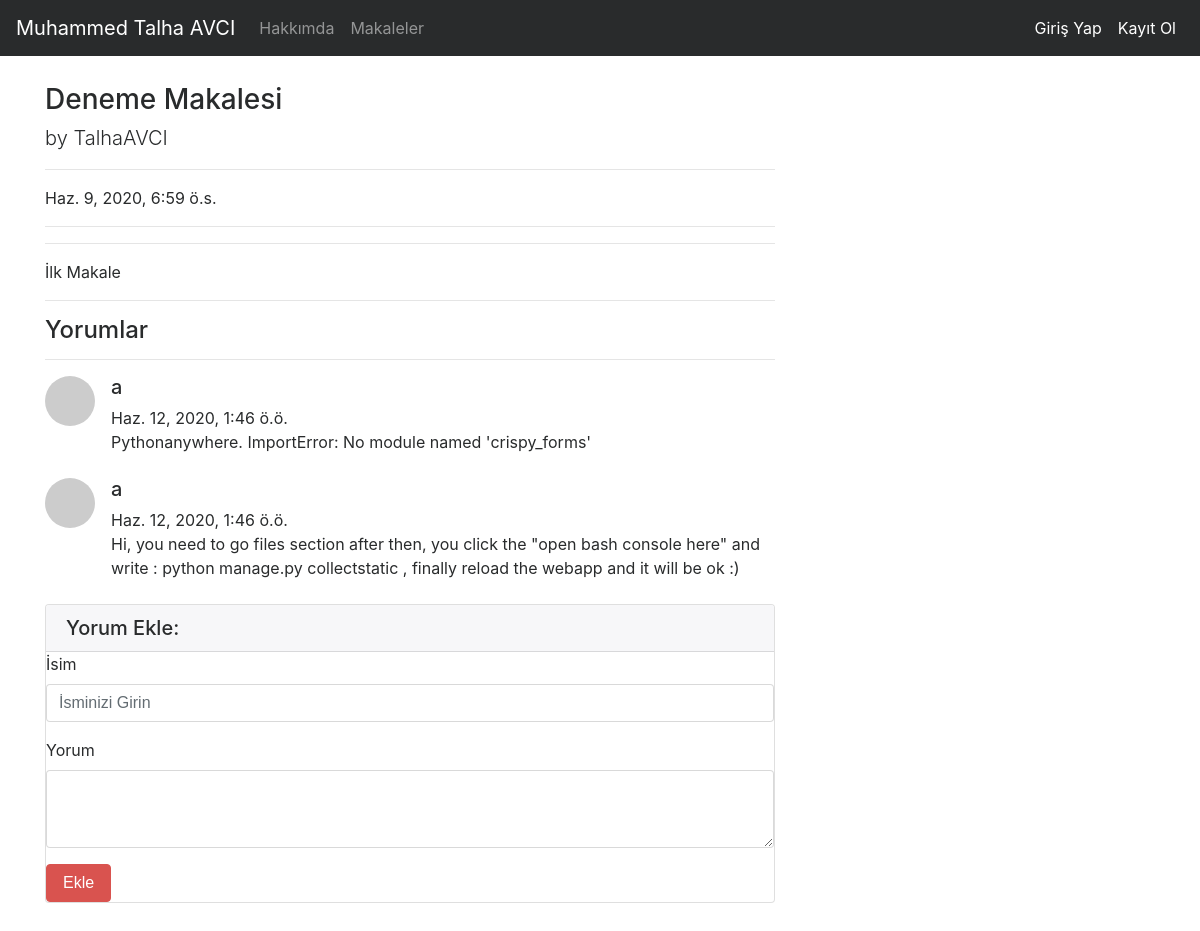
/articles/article/19, run on the app's committed database.
### article/models.py (models this page shows, shortened)
class Article(models.Model):  #yukarıdaki models'ten türettik.
    author = models.ForeignKey("auth.User",on_delete = models.CASCADE,verbose_name = "Yazar") #bu alanım users tablosunu işaret ediyor diyoruz.
    title = models.CharField(max_length = 50,verbose_name="Başlık") #title max uzunlugu 50 karakter oldu
    content = RichTextField()     #text field i kullanıyoruz
    created_date = models.DateTimeField(auto_now_add = True,verbose_name="Oluşturma tarihi")
    article_image = models.FileField(blank=True,null = True,verbose_name ="Makaleye Fotoğraf Ekleyin") #225
    class Meta:
        ordering = ['-created_date']

class Comment(models.Model):  #ders234 yorum ekleme alanı için
    article = models.ForeignKey(Article,on_delete = models.CASCADE,verbose_name = "Makale",related_name="comments")
    comment_author = models.CharField(max_length=50, verbose_name="İsim")
    comment_content = models.CharField(max_length=200,verbose_name = "Yorum")
    comment_date = models.DateTimeField(auto_now_add=True)
    class Meta:
        ordering = ['-comment_date']

### article/views.py (the view)
# urls.py: path('article/<int:id>',views.detail, name = "detail"),
def detail(request,id):
     article = get_object_or_404(Article,id = id)   #article'ı cek ve id karşılaştır dedik
     comments = article.comments.all()
     return render(request,"detail.html",{"article":article,"comments":comments})

### templates/detail.html (shortened to what this page needs)
{% extends "layout.html" %}
{% block body %}
<div class="row">
    <div class="col-lg-8">
      <h3 class="mt-4">{{article.title}}</h3>
      <p class="lead">
        by
        {{article.author.username}}
      </p>
      <hr>
      <p>{{article.created_date}}</article></p>
      <hr>
      <hr>
      <p class="lead">{{article.content|safe}}</p>
      <hr>
      <h4>Yorumlar</h4>
      <hr>
      {% if comments %}
      {% for comment in comments %}
      <div class="media mb-4">
        <img class="d-flex mr-3 rounded-circle" src="http://placehold.it/50x50" alt="">
        <div class="media-body">
          <h5 class="mt-0">{{comment.comment_author}}</h5>
          {{comment.comment_date}} <br>
          {{comment.comment_content}}
        </div>
      </div>
      {% endfor %}
      {% else %}
      <div class = "alert alert-danger">
        Bu makaleye herhangi bir yorum yazılmamış,ilk yorum yapan siz olun
      </div>
      {% endif %}
      <div class="card my-4">
        <h5 class="card-header">Yorum Ekle:</h5>
        <div class="card-body">
          <form method = "post" action = "{% url 'article:comment' article.id %}">
            <div class="form-group">
              <label for="formGroupExampleInput">İsim</label>
              <input name = "comment_author" type="text" class="form-control" id="formGroupExampleInput" placeholder="İsminizi Girin">
            </div>
            <div class="form-group">
              <label for="formGroupExampleInput">Yorum</label>
              <textarea name = "comment_content" class="form-control" rows="3"></textarea>
            </div>
            <button type="submit" class="btn btn-danger">Ekle</button>
          </form>
        </div>
      </div>
    </div>
    </div>
{% endblock body %}

### data on the page
Article: title "Deneme Makalesi", author.username "TalhaAVCI", created_date "Haz. 9, 2020, 6:59 ö.s.", content "İlk Makale"
Comment: comment_author "a", comment_date "Haz. 12, 2020, 1:46 ö.ö.", comment_content "Pythonanywhere. ImportError: No module named 'crispy_forms'"
Comment: comment_author "a", comment_date "Haz. 12, 2020, 1:46 ö.ö.", comment_content "Hi, you need to go files section after then, you click the \"open bash console here\" and write : python manage.py collectstatic , finally reload the webapp and it will be ok :)"
